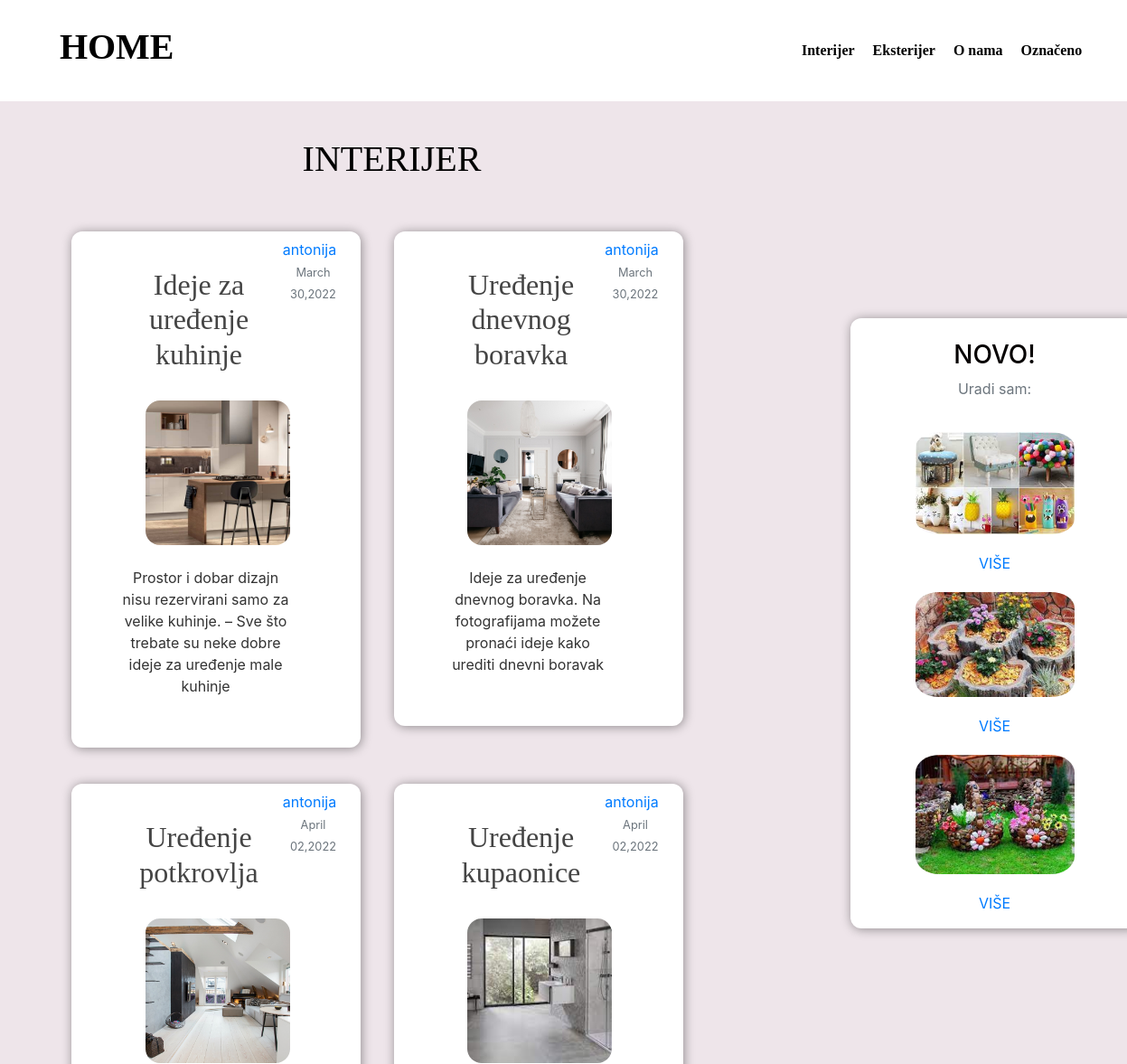
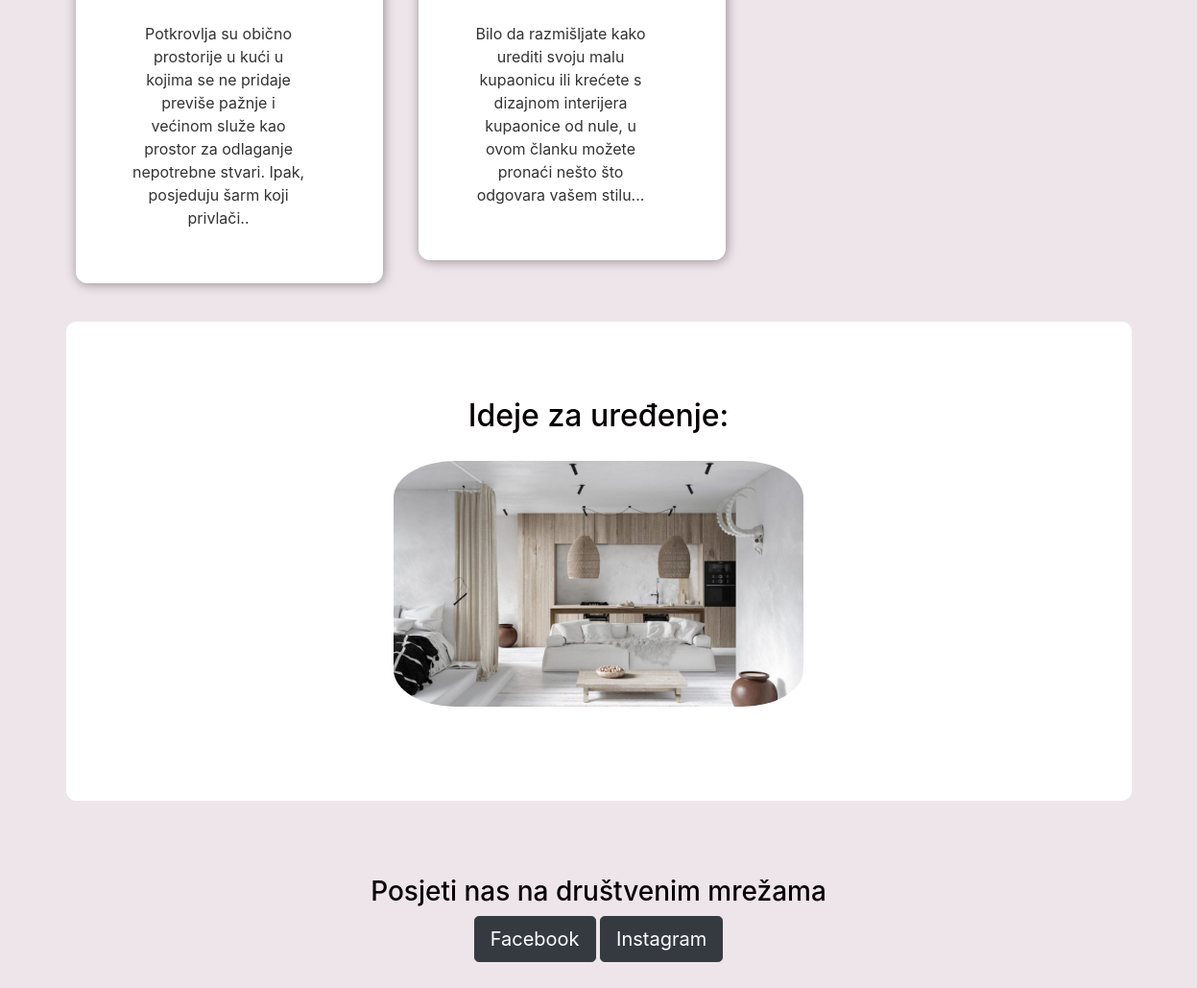
The page /interijer/ on the database its author committed (2 pictures, top to bottom).
### aplikacija/models.py (models this page shows, shortened)
class Interijer(models.Model):
    slug=models.SlugField(unique=True,db_index=True, null=True)
    title=models.CharField(max_length=100)
    content=models.TextField()
    date_posted=models.DateTimeField(default=timezone.now)
    imageName = models.ImageField(upload_to="post",null=True)
    author=models.ForeignKey(User , on_delete=models.CASCADE)

### aplikacija/views.py (the view)
# urls.py: path("interijer/",views.interijer, name="interijer"),
def interijer(request):
    context={
            "post":Interijer.objects.all()
    }
    return render(request,"aplikacija/interijer.html",context)

### aplikacija/templates/aplikacija/interijer.html (shortened to what this page needs)
{%extends "aplikacija/base.html"%}
{% load static %}
{% block content %}
<br>
<br>
<br>
<center>
    <section id="objave">
        <h1>INTERIJER</h1>
    </section>
    <br>
      {% for post in post %}
      <section class="postovi">
          <article class="media">
            <div class="body">
              <h2><a class="article-title" href="{% url "post-detail-page" post.slug %}">{{ post.title }}</a></h2>
              <br>
              <section class="slikee">
              <img src="{{post.imageName.url}}" alt="nesto">
              </section>
              <br>
              <p class="article-content">{{ post.content }}</p>
            </div>
            <div class="article-metadata">
              <a class="mr-2" href="#">{{ post.author }}</a>
              <small class="text-muted">{{ post.date_posted |date:"F d,Y"}}</small>
            </div>
          </article>
        </section>
      {% endfor %}
        </center>
{% endblock content %}

### aplikacija/templates/aplikacija/base.html (shortened to what this page needs)
{% load static %}
<!DOCTYPE html>
<html>
<head>
    <link rel="stylesheet" href="https://maxcdn.bootstrapcdn.com/bootstrap/4.0.0/css/bootstrap.min.css">
    <link rel="stylesheet" type="text/css" href="{% static 'aplikacija/start.css' %}">
</head>
<body>
  <header id="main-navigation">
    <h1><a href="{% url "start" %}">HOME</h1></a>
        <nav>
            <a href="{%url "interijer"%}">Interijer</a>
            <a href="{%url "eksterijer"%}">Eksterijer</a>
            <a href="{%url "about_us"%}">O nama</a>
            <a href="{% url "read-later"%}">Označeno</a>
        </nav>
</header>
    <main role="main" class="container">
      <div class="row">
        <div class="col-md-8">
          {% block content %}{% endblock %}
        </div>
        <br>
        <div class="col-md-4">
          <div class="content-section">
            <br>
            <center>
            <h3>NOVO!</h3>
            <p class='text-muted'>Uradi sam:
              <ul class="list-group">
               <center> <img class="ispod-images" src="{% static "aplikacija/images/sam.jpg"%}" alt="eksterijer"></center>
               <a href="https://uradi-sam.rs/">VIŠE</a>
              <center> <img class="ispod-images" src="{% static "aplikacija/images/sam2.jpg"%}" alt="eksterijer"></center>
              <a href="https://uradi-sam.rs/">VIŠE</a>
            <center> <img class="ispod-images" src="{% static "aplikacija/images/sam3.jpg"%}" alt="eksterijer"></center>
            <a href="https://uradi-sam.rs/">VIŠE</a>
            </p>
          </center>
          </div>
        </div>
      </div>
      <br>
      <section id="boja">
      <section id="ispod">
        <div id="carouselExampleControls" class="carousel slide" data-ride="carousel">
          <div class="carousel-inner">
            <div class="carousel-item active">
              <h2>Ideje za uređenje:</h2>
        <img class="ispod-images" src="{% static "aplikacija/images/ppp.jpg"%}" alt="interijer">
            </div>
          </div>
          <a class="carousel-control-prev" href="#carouselExampleControls" role="button" data-slide="prev">
            <span class="carousel-control-prev-icon" aria-hidden="true"></span>
          </a>
          <a class="carousel-control-next" href="#carouselExampleControls" role="button" data-slide="next">
            <span class="carousel-control-next-icon" aria-hidden="true"></span>
          </a>
        </div>
      </section>
    </section>
      <section id="cta">
    <center>
        <h3 class="roza">Posjeti nas na društvenim mrežama</h3>
        <button class="download-buttom btn btn-lg btn-dark" type="button">Facebook</button>
          <button class="download-buttom btn btn-lg btn-dark" type="button">Instagram</button>
    </center>
      </section>
    </main>
</body>
</html>

### aplikacija/static/aplikacija/start.css (style rules this page uses)
body { background-color: #eee5ea; color: #333333; margin-top: 5rem; }
h1, h2, h3, h4, h5, h6 { color: #050000; }
#objave h1 { color: #000000; font-family:Cambria, Cochin, Georgia, Times, 'Times New Roman', serif; }
ul { margin: 10; }
#main-navigation { font-family:Cambria, Cochin, Georgia, Times, 'Times New Roman', serif; background-color: rgb(255, 255, 255); width: 100%; height: 7rem; display: flex; justify-content: space-between; align-items: center; padding: 0 4%; position: absolute; top: 0; left: 0; }
h1 { color: #fff; }
#main-navigation a { text-decoration: none; color: rgb(0, 0, 0); font-weight: bold; margin-left: 1rem; }
.postovi { display:inline-block; background-color: white; padding: 2.5rem; border-radius: 12px; margin-bottom: 5rem; box-shadow: 1px 1px 12px rgba(0, 0, 0, 0.4); width: 20rem; margin: 1.5rem 2rem 1rem 0rem; }
.slikee img { width: 10rem; height: 10rem; object-fit: cover; border-radius: 10%; margin-left: 2.6rem; }
.content-section { box-shadow: 1px 1px 12px rgba(0, 0, 0, 0.4); background-color: white; border-radius: 12px; margin-bottom: 5rem; width: 20rem; margin: 17rem 0rem 1rem 0rem; margin-left: 7rem; }
#ispod { text-align: center; background-color:white; color: #fff; border: 1px solid rgb(255, 255, 255); border-radius: 10px; }
.ispod-images { width: 55%; border-radius: 15%; margin: 20px; }
.carousel-item { padding: 7% 15%; }
#cta { background-image: linear-gradient(rgb(201, 197, 197)); padding: 7% 15%; }
.article-title { color: #444444; font-family:Cambria, Cochin, Georgia, Times, 'Times New Roman', serif; margin: auto; }
.article-content { white-space: pre-line; }
.article-metadata { padding-bottom: 2px; margin: -2rem 1rem 1rem -0.5rem; margin-bottom: 3px; }
.article-content { margin-left: 15px; }

### rows shown on the page
Interijer: title "Ideje za uređenje kuhinje", imageName (picture), content "Prostor i dobar dizajn nisu rezervirani samo za velike kuhinje. – Sve što trebate su neke dobre ideje za uređenje male kuhinje", author "antonija", date_posted "March 30,2022"
Interijer: title "Uređenje dnevnog boravka", imageName (picture), content "Ideje za uređenje dnevnog boravka. Na fotografijama možete pronaći ideje kako urediti dnevni boravak", author "antonija", date_posted "March 30,2022"
Interijer: title "Uređenje potkrovlja", imageName (picture), content "Potkrovlja su obično prostorije u kući u kojima se ne pridaje previše pažnje i većinom služe kao prostor za odlaganje nepotrebne stvari. Ipak, posjeduju šarm koji privlači..", author "antonija", date_posted "April 02,2022"
Interijer: title "Uređenje kupaonice", imageName (picture), content "Bilo da razmišljate kako urediti svoju malu kupaonicu ili krećete s dizajnom interijera kupaonice od nule, u ovom članku možete pronaći nešto što odgovara vašem stilu...", author "antonija", date_posted "April 02,2022"
